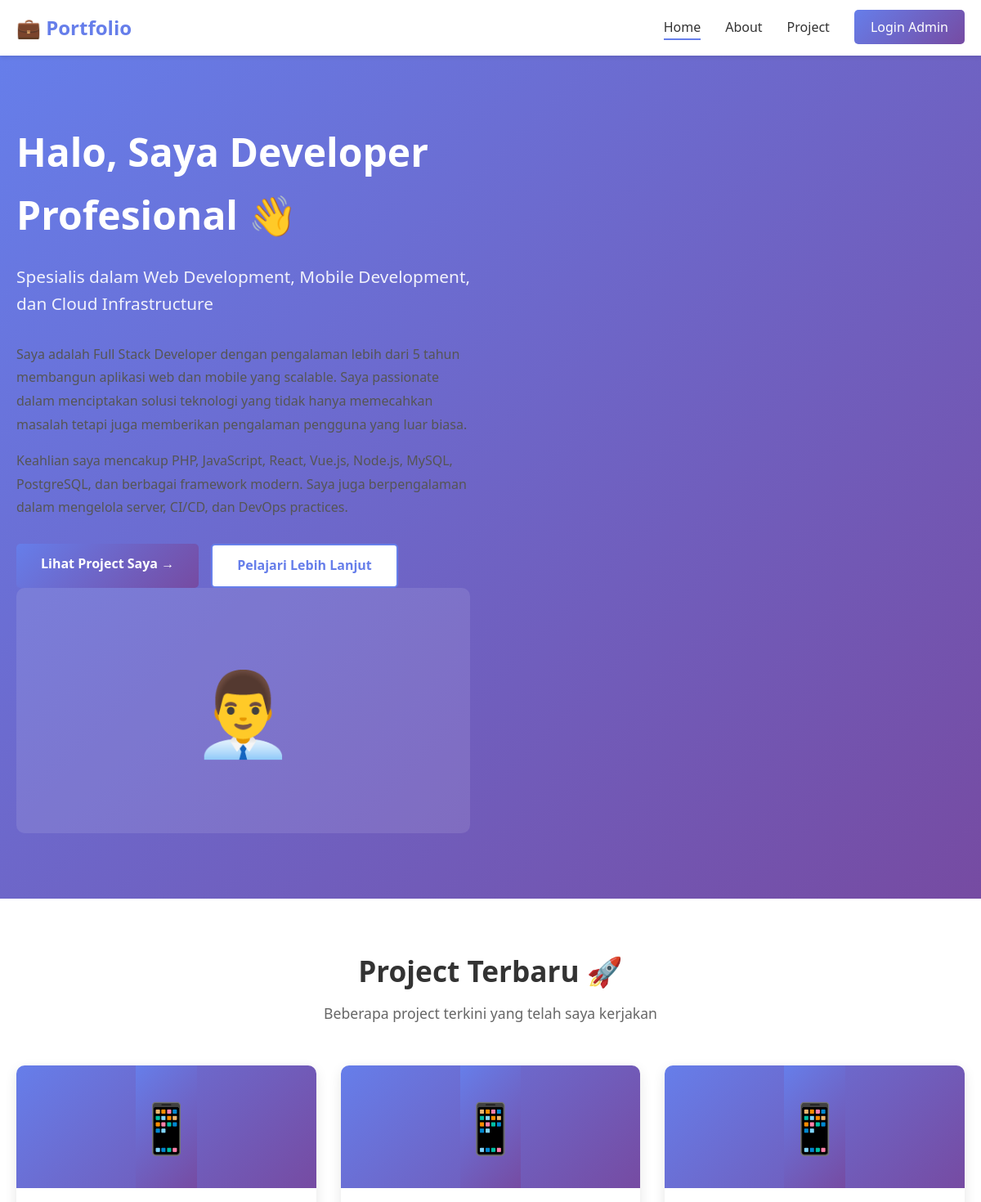
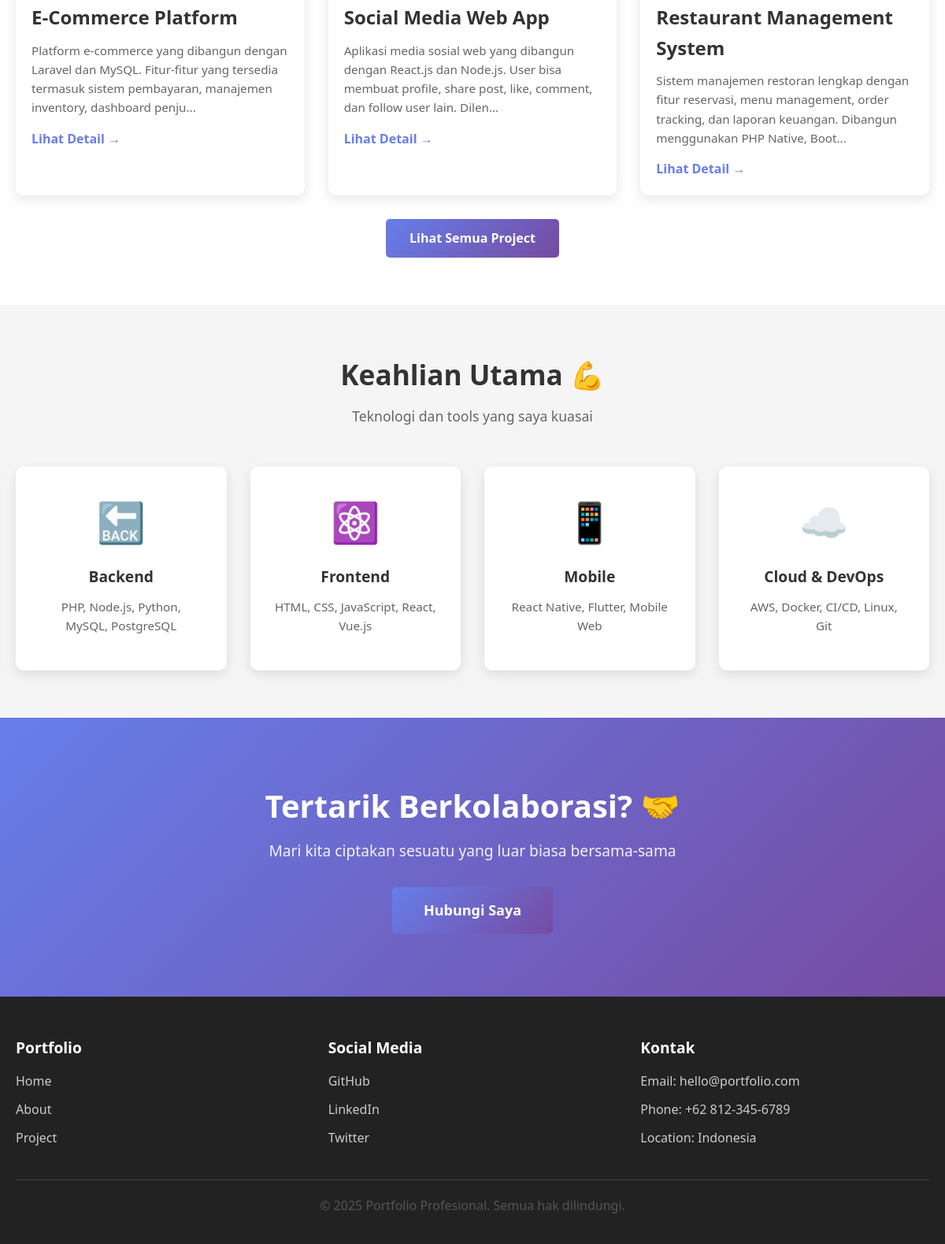
The page / on the database its author committed (2 pictures, top to bottom).
### tables this page shows
CREATE TABLE IF NOT EXISTS projects (
    id INT AUTO_INCREMENT PRIMARY KEY,
    judul VARCHAR(200) NOT NULL,
    deskripsi LONGTEXT NOT NULL,
    gambar VARCHAR(255),
    link VARCHAR(255),
    created_at TIMESTAMP DEFAULT CURRENT_TIMESTAMP,
    updated_at TIMESTAMP DEFAULT CURRENT_TIMESTAMP ON UPDATE CURRENT_TIMESTAMP
);

### index.php (the view, shortened to what this page needs)
<?php
require_once 'db.php';
$query_projects = "SELECT id, judul, deskripsi, gambar, link FROM projects ORDER BY created_at DESC LIMIT 3";
$result_projects = $conn->query($query_projects);
$projects = [];
if ($result_projects && $result_projects->num_rows > 0) {
    while ($row = $result_projects->fetch_assoc()) {
        $projects[] = $row;
    }
}
?>
<!DOCTYPE html>
<html lang="id">
<head>
    <link rel="stylesheet" href="style.css">
</head>
<body>
    <nav class="navbar">
        <div class="container">
            <div class="nav-brand">
                <a href="index.php">
                    <h2>💼 Portfolio</h2>
                </a>
            </div>
            <ul class="nav-menu">
                <li><a href="index.php" class="active">Home</a></li>
                <li><a href="about.php">About</a></li>
                <li><a href="project.php">Project</a></li>
                <li><a href="login.php" class="btn-login-nav">Login Admin</a></li>
            </ul>
        </div>
    </nav>
    <section class="hero">
        <div class="container">
            <div class="hero-content">
                <div class="hero-text">
                    <h1>Halo, Saya Developer Profesional 👋</h1>
                    <p class="hero-subtitle">Spesialis dalam Web Development, Mobile Development, dan Cloud Infrastructure</p>
                    <div class="hero-description">
                        <p>
                            Saya adalah Full Stack Developer dengan pengalaman lebih dari 5 tahun membangun aplikasi web dan mobile
                            yang scalable. Saya passionate dalam menciptakan solusi teknologi yang tidak hanya memecahkan masalah tetapi
                            juga memberikan pengalaman pengguna yang luar biasa.
                        </p>
                        <p>
                            Keahlian saya mencakup PHP, JavaScript, React, Vue.js, Node.js, MySQL, PostgreSQL, dan berbagai framework modern.
                            Saya juga berpengalaman dalam mengelola server, CI/CD, dan DevOps practices.
                        </p>
                    </div>
                    <div class="hero-buttons">
                        <a href="project.php" class="btn btn-primary">Lihat Project Saya →</a>
                        <a href="about.php" class="btn btn-secondary">Pelajari Lebih Lanjut</a>
                    </div>
                </div>
                <div class="hero-image">
                    <div class="profile-placeholder">
                        <span>👨‍💼</span>
                    </div>
                </div>
            </div>
        </div>
    </section>
    <section class="latest-projects">
        <div class="container">
            <div class="section-header">
                <h2>Project Terbaru 🚀</h2>
                <p>Beberapa project terkini yang telah saya kerjakan</p>
            </div>
            <?php if (!empty($projects)): ?>
                <div class="projects-grid">
                    <?php foreach ($projects as $project): ?>
                        <?php
                            $imagePath = '';
                        ?>
                        <div class="project-card">
                            <div class="project-image">
                                <?php if (!empty($imagePath)): ?>
                                    <img src="<?php echo $imagePath; ?>" alt="<?php echo htmlspecialchars($project['judul']); ?>" class="project-thumb">
                                <?php else: ?>
                                    <div class="image-placeholder">
                                        📱
                                    </div>
                                <?php endif; ?>
                            </div>
                            <div class="project-content">
                                <h3><?php echo htmlspecialchars($project['judul']); ?></h3>
                                <p>
                                    <?php
                                    $deskripsi = htmlspecialchars($project['deskripsi']);
                                    echo strlen($deskripsi) > 150 ? substr($deskripsi, 0, 150) . '...' : $deskripsi;
                                    ?>
                                </p>
                                <a href="project-detail.php?id=<?php echo $project['id']; ?>" class="project-link">
                                    Lihat Detail →
                                </a>
                            </div>
                        </div>
                    <?php endforeach; ?>
                </div>
                <div class="text-center" style="margin-top: 30px;">
                    <a href="project.php" class="btn btn-primary">Lihat Semua Project</a>
                </div>
            <?php endif; ?>
        </div>
    </section>
    <section class="skills-preview">
        <div class="container">
            <div class="section-header">
                <h2>Keahlian Utama 💪</h2>
                <p>Teknologi dan tools yang saya kuasai</p>
            </div>
            <div class="skills-grid">
                <div class="skill-item">
                    <div class="skill-icon">🔙</div>
                    <h4>Backend</h4>
                    <p>PHP, Node.js, Python, MySQL, PostgreSQL</p>
                </div>
                <div class="skill-item">
                    <div class="skill-icon">⚛️</div>
                    <h4>Frontend</h4>
                    <p>HTML, CSS, JavaScript, React, Vue.js</p>
                </div>
                <div class="skill-item">
                    <div class="skill-icon">📱</div>
                    <h4>Mobile</h4>
                    <p>React Native, Flutter, Mobile Web</p>
                </div>
                <div class="skill-item">
                    <div class="skill-icon">☁️</div>
                    <h4>Cloud & DevOps</h4>
                    <p>AWS, Docker, CI/CD, Linux, Git</p>
                </div>
            </div>
        </div>
    </section>
    <section class="cta-section">
        <div class="container">
            <h2>Tertarik Berkolaborasi? 🤝</h2>
            <p>Mari kita ciptakan sesuatu yang luar biasa bersama-sama</p>
            <a href="about.php" class="btn btn-primary btn-large">Hubungi Saya</a>
        </div>
    </section>
    <footer class="footer">
        <div class="container">
            <div class="footer-content">
                <div class="footer-section">
                    <h4>Portfolio</h4>
                    <ul>
                        <li><a href="index.php">Home</a></li>
                        <li><a href="about.php">About</a></li>
                        <li><a href="project.php">Project</a></li>
                    </ul>
                </div>
                <div class="footer-section">
                    <h4>Social Media</h4>
                    <ul>
                        <li><a href="https://github.com" target="_blank">GitHub</a></li>
                        <li><a href="https://linkedin.com" target="_blank">LinkedIn</a></li>
                        <li><a href="https://twitter.com" target="_blank">Twitter</a></li>
                    </ul>
                </div>
                <div class="footer-section">
                    <h4>Kontak</h4>
                    <ul>
                        <li>Email: hello@portfolio.com</li>
                        <li>Phone: +62 812-345-6789</li>
                        <li>Location: Indonesia</li>
                    </ul>
                </div>
            </div>
            <div class="footer-bottom">
                <p>&copy; 2025 Portfolio Profesional. Semua hak dilindungi.</p>
            </div>
        </div>
    </footer>
</body>
</html>

### rows shown on the page
projects: judul "E-Commerce Platform", deskripsi "Platform e-commerce yang dibangun dengan Laravel dan MySQL. Fitur-fitur yang tersedia termasuk sistem pembayaran, manajemen inventory, dashboard penju"
projects: judul "Social Media Web App", deskripsi "Aplikasi media sosial web yang dibangun dengan React.js dan Node.js. User bisa membuat profile, share post, like, comment, dan follow user lain. Dilen"
projects: judul "Restaurant Management System", deskripsi "Sistem manajemen restoran lengkap dengan fitur reservasi, menu management, order tracking, dan laporan keuangan. Dibangun menggunakan PHP Native, Boot"
